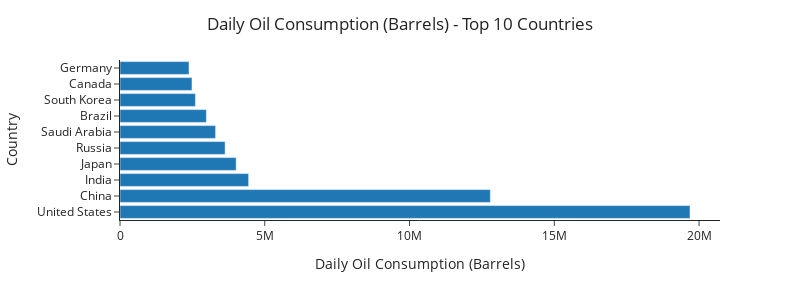

The cell this chart's notebook holds for it:
### Code cell
fig=px.bar(top_10_countries, x='Daily Oil Consumption (Barrels)',y='Country',height=300,width=800,template='simple_white')
fig.update_layout(title={'text':'Daily Oil Consumption (Barrels) - Top 10 Countries'},title_x=0.5)
fig.show()

### Figure 1 — Plotly figure (JSON) as saved in the notebook; plotly's stock layout.template omitted (floating-point values rounded to 4 significant figures)
{"data": [{"alignmentgroup": "True", "hovertemplate": "Daily Oil Consumption (Barrels)=%{x}<br>Country=%{y}<extra></extra>", "legendgroup": "", "marker": {"color": "#1F77B4", "pattern": {"shape": ""}}, "name": "", "offsetgroup": "", "orientation": "h", "showlegend": false, "textposition": "auto", "type": "bar", "x": [19687287, 12791553, 4443000, 4012877, 3631287, 3302000, 2984000, 2605440, 2486301, 2383393], "xaxis": "x", "y": ["United States", "China", "India", "Japan", "Russia", "Saudi Arabia", "Brazil", "South Korea", "Canada", "Germany"], "yaxis": "y"}], "layout": {"barmode": "relative", "height": 300, "legend": {"tracegroupgap": 0}, "margin": {"t": 60}, "title": {"text": "Daily Oil Consumption (Barrels) - Top 10 Countries", "x": 0.5}, "width": 800, "xaxis": {"anchor": "y", "domain": [0, 1], "title": {"text": "Daily Oil Consumption (Barrels)"}}, "yaxis": {"anchor": "x", "domain": [0, 1], "title": {"text": "Country"}}}}
